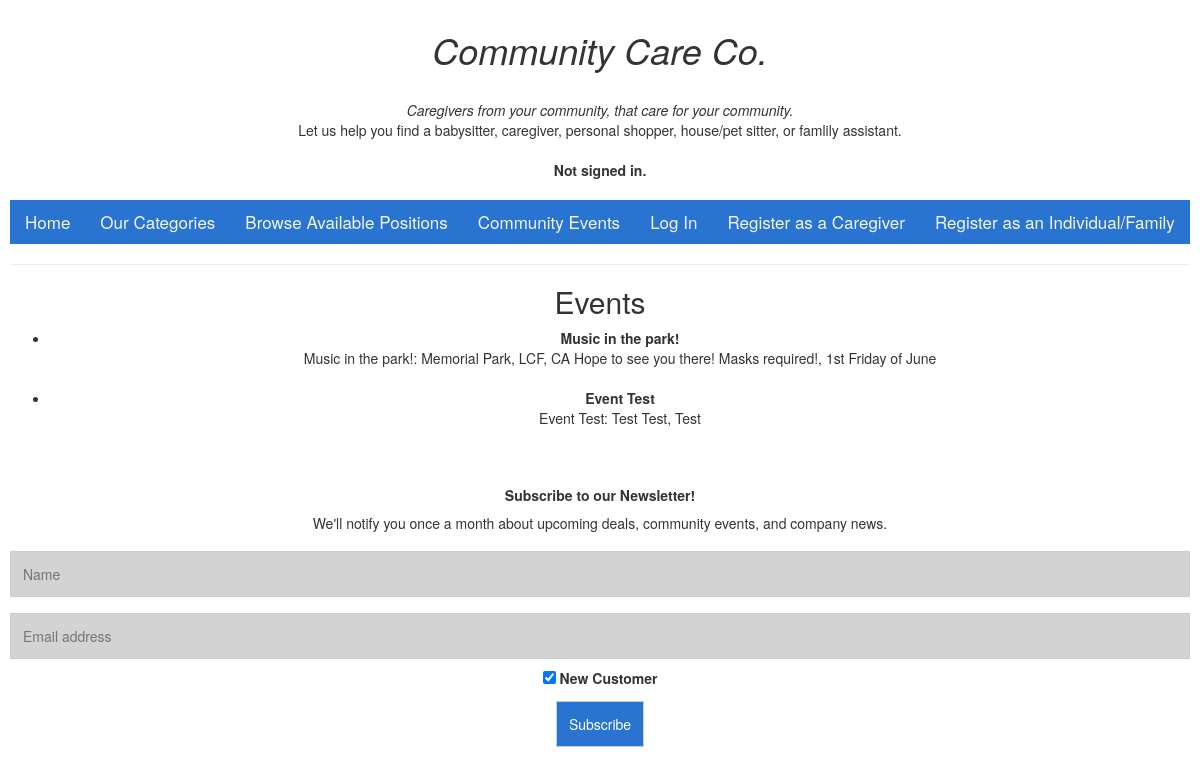
The app's page /events with its own data.
### avail_listings/models.py (models this page shows)
class Event(models.Model):
    title = models.CharField(max_length=64)
    location = models.CharField(max_length=30)
    description = models.TextField()
    date = models.CharField(max_length=30)
    def __str__(self):
        return f"{self.title}: {self.location} {self.description}, {self.date}"

### avail_listings/views.py (the view)
# urls.py: path("events", views.events, name="events"),
def events(request):
    event = Event.objects.all()
    user = request.user
    return render(request, "avail_listings/events.html", {
        'Event': event,
        'user': user,
    })

### avail_listings/templates/avail_listings/events.html (shortened to what this page needs)
{% extends "avail_listings/layout.html" %}
{% load static %}
{% block body %}
    <h2>Events</h2>
    <div>
        <ul>
            {% for e in Event %}
                <li><b>{{ e.title }}</b>
                <br>{{ e }}</li><br>
            {% endfor %}
        </ul>
    </div>
{% endblock %}

### avail_listings/static/avail_listings/styles.css (style rules this page uses)
body { text-align: center; padding: 10px; color: black; background-color:lightslategray; }

### records on screen
Event: title "Music in the park!", title+location+description "Music in the park!: Memorial Park, LCF, CA Hope to see you there! Masks required!, 1st Friday of June"
Event: title "Event Test", title+location+description "Event Test: Test Test, Test"
